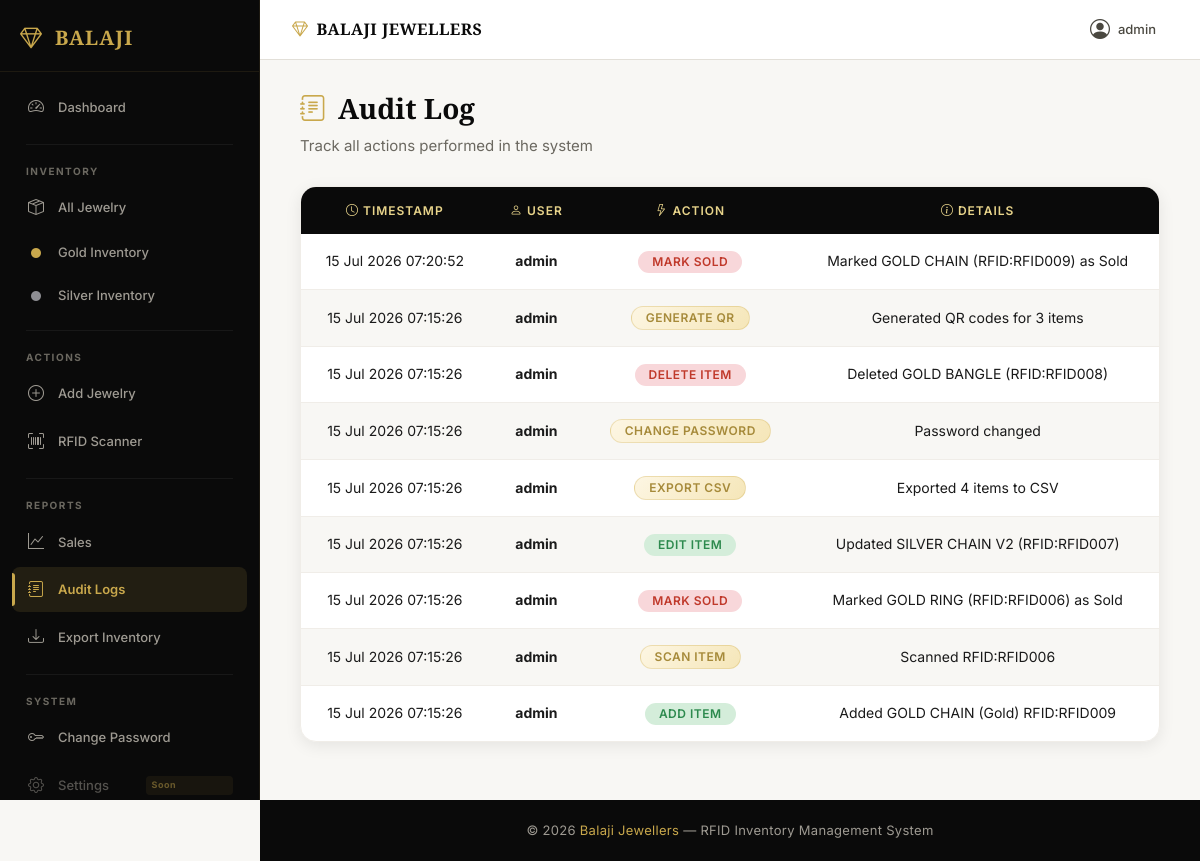
Before: /audit (signed in) with the older database file.
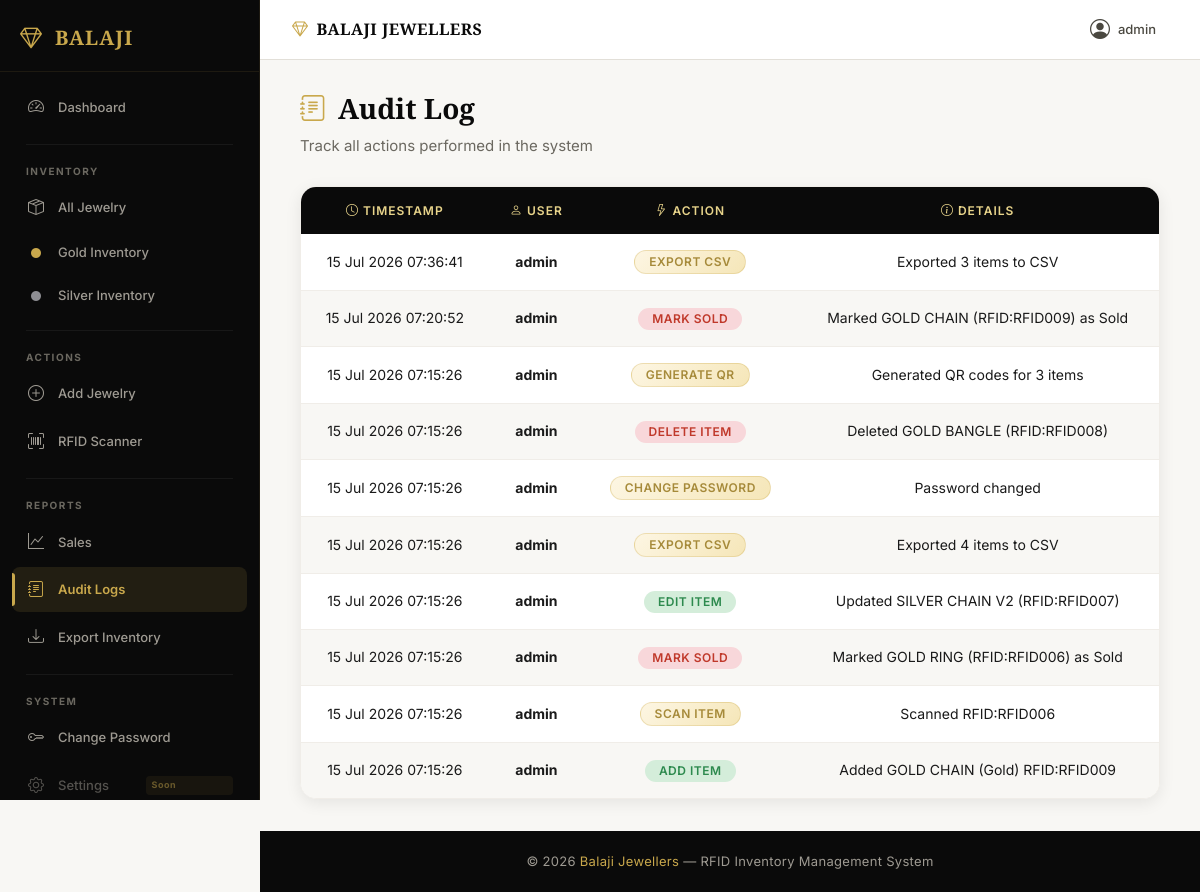
After: the same page with the newer database file.
### app.py (models this page shows)
class AuditLog(db.Model):
    id = db.Column(db.Integer, primary_key=True)
    timestamp = db.Column(db.DateTime, default=datetime.utcnow)
    user = db.Column(db.String(100), nullable=False)
    action = db.Column(db.String(50), nullable=False)
    details = db.Column(db.String(500))
    item_id = db.Column(db.Integer, nullable=True)

### app.py (the view)
@app.route("/audit")
@login_required
def audit_log():
    page = request.args.get("page", 1, type=int)
    per_page = 30
    pagination = AuditLog.query.order_by(AuditLog.timestamp.desc()).paginate(page=page, per_page=per_page, error_out=False)
    return render_template("audit.html", logs=pagination.items, pagination=pagination)

### app.py (called while the page is built)
@login_manager.user_loader
def load_user(user_id):
    return db.session.get(Admin, int(user_id))

### templates/audit.html (shortened to what this page needs)
{% extends 'base.html' %}
{% block content %}
<div class="page-header animate-fade-in">
    <h1><i class="bi bi-journal-text"></i> Audit Log</h1>
    <p>Track all actions performed in the system</p>
</div>
<div class="table-wrapper animate-fade-in-delay-1">
    {% if logs %}
    <div class="table-responsive">
        <table>
            <thead>
                <tr>
                    <th><i class="bi bi-clock"></i> Timestamp</th>
                    <th><i class="bi bi-person"></i> User</th>
                    <th><i class="bi bi-lightning"></i> Action</th>
                    <th><i class="bi bi-info-circle"></i> Details</th>
                </tr>
            </thead>
            <tbody>
                {% for log in logs %}
                <tr>
                    <td>{{ log.timestamp.strftime('%d %b %Y %H:%M:%S') }}</td>
                    <td><strong>{{ log.user }}</strong></td>
                    <td>
                        <span class="badge {% if log.action in ('add_item', 'edit_item') %}badge-available{% elif log.action in ('delete_item', 'mark_sold') %}badge-sold{% else %}badge-gold{% endif %}">
                            {{ log.action | replace('_', ' ') | title }}
                        </span>
                    </td>
                    <td>{{ log.details or '-' }}</td>
                </tr>
                {% endfor %}
            </tbody>
        </table>
    </div>
    {% else %}
    <div class="table-empty">
        <i class="bi bi-journal-text"></i>
        <h3>No Audit Logs</h3>
        <p>System actions will be logged here automatically.</p>
    </div>
    {% endif %}
</div>
{% endblock %}

Changed rows visible on the page:
added AuditLog: timestamp "15 Jul 2026 07:36:41", user "admin", action "EXPORT CSV", details "Exported 3 items to CSV"
